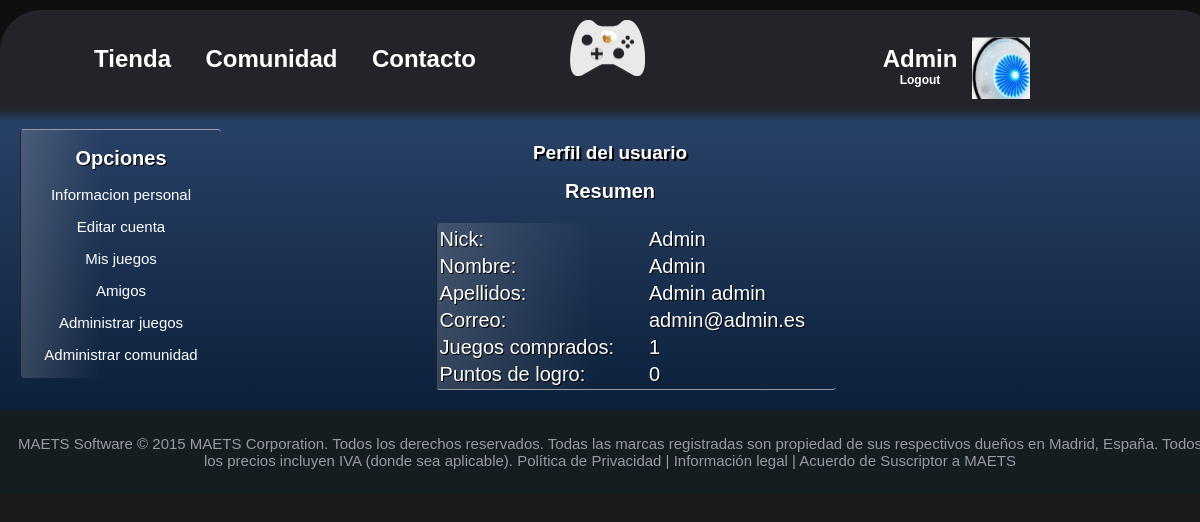
/Usuario/pagPpalUser.php (signed in), run on the app's committed database.
### tables this page shows
CREATE TABLE IF NOT EXISTS `usuario` (
`Id` int(10) NOT NULL,
  `Nick` varchar(20) NOT NULL,
  `Contrasenia` varchar(100) NOT NULL,
  `Nombre` varchar(20) NOT NULL,
  `Apellidos` varchar(50) NOT NULL,
  `Correo` varchar(50) NOT NULL,
  `Fecha de Nacimiento` date NOT NULL,
  `Pais` varchar(50) NOT NULL,
  `Ciudad` varchar(50) NOT NULL,
  `Direccion` varchar(100) NOT NULL,
  `Codigo Postal` int(7) NOT NULL,
  `Puntuacion` int(7) NOT NULL,
  `Rol` enum('Usuario Registrado','Administrador','Desarrollador','Gestor-Tienda','Gestor-Comunidad','') NOT NULL,
  `Imagen` varchar(150) NOT NULL,
  `Companyia` varchar(150) NOT NULL
);

### include/usersBD.php (called while the page is built, shortened)
<?php
function selectUserById($iduser){
	$con = createConnection();
	$sql = "SELECT * FROM usuario WHERE id = '$iduser'";
	$rs = $con->query($sql) or die  ($con->error. " en la linea ".(_LINE_-1));
	if($rs != NULL)
	{
		if($row = $rs->fetch_assoc())
		{
			return ($row);
		}
		else
			closeConnection($con);
			return (NULL);
	}
}
function puntosDeLogro($user){
	$connection = createConnection();
	$result = "SELECT SUM(Puntos) FROM logro JOIN consigue WHERE logro.ID = consigue.IDLogro and IDUsuario = $user";
	$res = $connection->query($result) or die ($connection->error. " en la linea". (_LINE_-1));
	if($ret = $res->fetch_assoc()){
		return $ret;
	}
	return(NULL);
}
function getJuegosUser($user) {
	require_once('shopBd.php');
	$connection = createConnection();
	$sql = "SELECT IDJuego FROM compras WHERE IDUsuario = '$user'";
	$res = $connection->query($sql) or die ($connection-error. " en la linea".(_LINE_-1));
	while($idJuegos[] = $res->fetch_assoc());
	$ret = NULL;
	foreach ($idJuegos as $id) {
		if($id != NULL) {
			$ret[] = selectJuegoById($id['IDJuego'], 'tienda');
		}
	}
	return ($ret);
}
?>

### include/usersOp.php (called while the page is built, shortened)
<?php
function getUserInfo($id) {
	require_once('../include/usersBD.php');
	return (selectUserById($id));
}
function getPuntosLogros($user) {
	require_once('../include/usersBD.php');
	return (puntosDeLogro($user));
}
function getJuegosComprados($user) {
	require_once('../include/usersBD.php');
	return (getJuegosUser($user));
}
?>

### include/config.php (called while the page is built, shortened)
<?php
function createConnection(){
	$servidor="localhost";
	$user="root";
	$bdd="maets";
	$mysqli = new mysqli($servidor, $user, "", $bdd);
	return $mysqli;
}

### include/shopBD.php (called while the page is built, shortened)
<?php
function selectJuegoById($id, $gen) {
	if($gen == 'index')
		require_once ('/include/config.php');
	else if($gen == 'tienda')
		require_once ('/../include/config.php');
	$connection=createConnection();
	$sql = "SELECT * FROM juego WHERE Id = '$id'";
	$res = $connection->query($sql) or die ($connection->error. " en la linea". (_LINE_-1));
	if($ret = $res->fetch_assoc()) {
		return ($ret);
	}
	return (NULL);
}
?>

### include/vUsuario.php (the view, shortened to what this page needs)
<?php
function generarPerfilPrincipal($user) {
  require_once('../include/usersOp.php');
  $usuario = getUserInfo($user);
  $puntosDeLogro = getPuntosLogros($user);
  $juegosComprados = sizeOf(getJuegosComprados($user));
  echo "<tr>";
    echo "<td>Nick:</td>";
    echo "<td>" .$usuario['Nick']. "</td>";
  echo "</tr>";
  echo "<tr>";
    echo "<td>Nombre:</td>";
    echo "<td>" .$usuario['Nombre']. "</td>";
  echo "</tr>";
  echo "<tr>";
    echo "<td>Apellidos:</td>";
    echo "<td>" .$usuario['Apellidos']. "</td>";
  echo "</tr>";
  echo "<tr>";
    echo "<td>Correo:</td>";
    echo "<td>" .$usuario['Correo']. "</td>";
  echo "</tr>";
  echo "<tr>";
    echo "<td>Juegos comprados:</td>";
    echo "<td>" .$juegosComprados. "</td>";
  echo "</tr>";
  echo "<tr>";
    echo "<td>Puntos de logro: </a></td>";
    if($puntosDeLogro['SUM(Puntos)'] != NULL)
      echo "<td>" .$puntosDeLogro['SUM(Puntos)'].  "</td>";
    else
      echo "<td>0</td>";
  echo "</tr>";
}
?>

### css/main.css (style rules this page uses)
body { font-family: sans-serif; text-align: center; background-color: rgb(27,27,27); }

### css/users.css (style rules this page uses)
tr { font-size: 20px; font-weight: bloth; color: #FFFFFF; text-shadow: 1px 1px #000000; }
td { font-size: 20px; font-weight: bloth; color: #FFFFFF; text-shadow: 1px 1px #000000; }

### data on the page
usuario: Nick "Admin", Nombre "Admin", Apellidos "Admin admin", Correo "admin@admin.es"

### other printed values
$_SESSION["Nick"] "Admin"
$juegosComprados "1"
